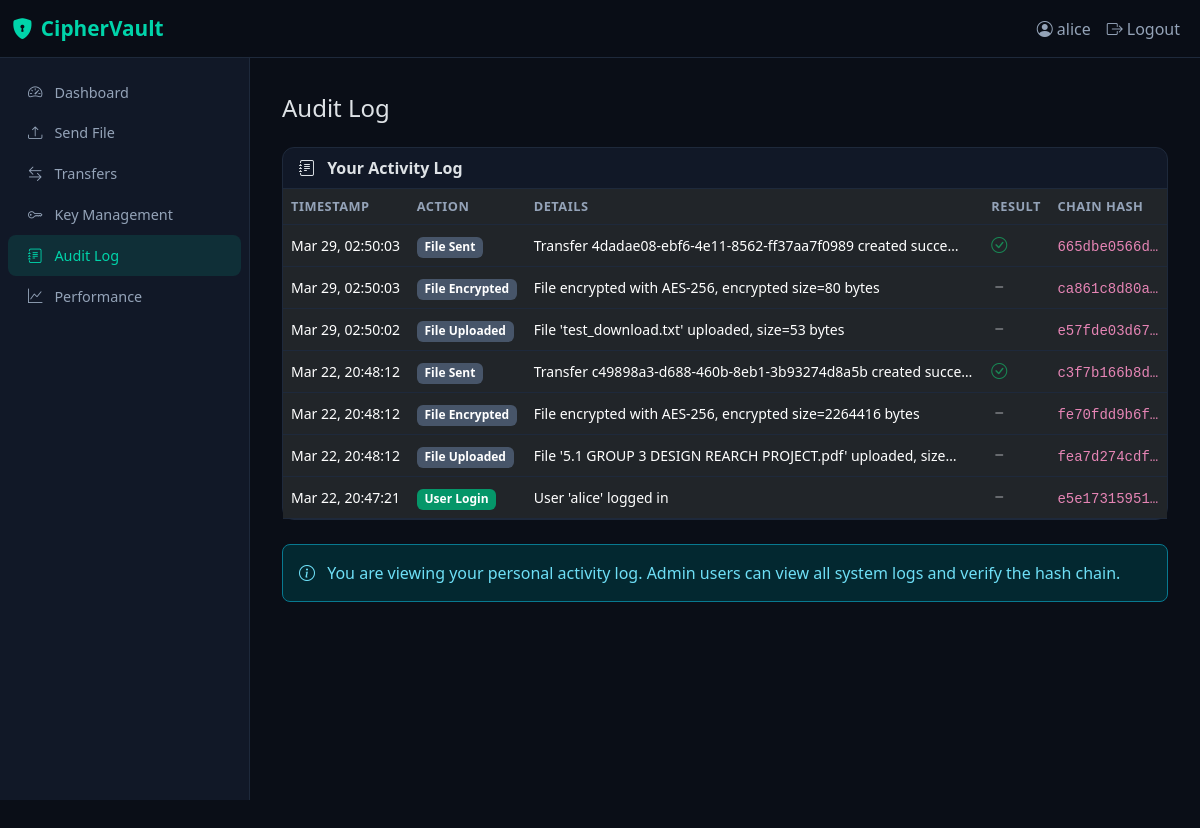
Screenshot of /audit/ (signed in) with the database file from the repository.
### core/models.py (models this page shows, shortened)
class AuditLog(models.Model):
    ACTIONS = [
        ('auth_login', 'User Login'),
        ('auth_logout', 'User Logout'),
        ('auth_fail', 'Authentication Failed'),
        ('file_upload', 'File Uploaded'),
        ('file_encrypt', 'File Encrypted'),
        ('file_send', 'File Sent'),
        ('file_receive', 'File Received'),
        ('file_decrypt', 'File Decrypted'),
        ('hash_verify_pass', 'Hash Verification Passed'),
        ('hash_verify_fail', 'Hash Verification Failed'),
        ('sig_verify_pass', 'Signature Verification Passed'),
        ('sig_verify_fail', 'Signature Verification Failed'),
        ('key_generate', 'Key Generated'),
        ('key_rotate', 'Key Rotated'),
        ('key_revoke', 'Key Revoked'),
        ('transfer_complete', 'Transfer Complete'),
        ('transfer_reject', 'Transfer Rejected'),
        ('integrity_fail', 'Integrity Check Failed'),
        ('attack_detected', 'Potential Attack Detected'),
    ]
    id = models.UUIDField(primary_key=True, default=uuid.uuid4, editable=False)
    timestamp = models.DateTimeField(auto_now_add=True)
    action = models.CharField(max_length=30, choices=ACTIONS)
    actor = models.ForeignKey(User, on_delete=models.SET_NULL, null=True, blank=True, related_name='audit_logs')
    target_user = models.ForeignKey(User, on_delete=models.SET_NULL, null=True, blank=True, related_name='targeted_logs')
    transfer = models.ForeignKey(FileTransfer, on_delete=models.SET_NULL, null=True, blank=True)
    file_hash = models.CharField(max_length=64, blank=True)
    details = models.TextField(blank=True)
    ip_address = models.GenericIPAddressField(null=True, blank=True)
    verification_result = models.BooleanField(null=True, blank=True)
    chain_hash = models.CharField(max_length=64, help_text="Hash chain: SHA256(prev_hash + current_data)")
    previous_hash = models.CharField(max_length=64, blank=True, default='GENESIS')
    class Meta:
        ordering = ['timestamp']
        get_latest_by = 'timestamp'

### core/views.py (the view)
# urls.py: path('audit/', views.audit_log_view, name='audit_log'),
@login_required
def audit_log_view(request):
    if not request.user.is_staff:
        logs = AuditLog.objects.filter(actor=request.user).order_by('-timestamp')[:100]
        chain_status = None
    else:
        logs = AuditLog.objects.order_by('-timestamp')[:200]
        chain_status = LoggingEngine.verify_chain()
    return render(request, 'core/audit_log.html', {
        'logs': logs,
        'chain_status': chain_status,
        'is_admin': request.user.is_staff,
    })

### core/templatetags/vault_tags.py (called while the page is built)
@register.filter
def action_badge(action):
    if 'fail' in action or 'reject' in action or 'attack' in action:
        return 'bg-danger'
    elif 'pass' in action or 'complete' in action or 'login' in action:
        return 'bg-success'
    elif 'generate' in action or 'rotate' in action:
        return 'bg-info'
    else:
        return 'bg-secondary'

### core/templates/core/audit_log.html (shortened to what this page needs)
{% extends "core/base.html" %}
{% load vault_tags %}
{% block nav_audit %}active{% endblock %}
{% block content %}
<div class="d-flex justify-content-between align-items-center mb-4">
    <h4 class="mb-0">Audit Log</h4>
</div>
<div class="card">
    <div class="card-header">
        <i class="bi bi-journal-text me-2"></i>
        {% if is_admin %}All System Logs{% else %}Your Activity Log{% endif %}
    </div>
    <div class="card-body p-0">
        {% if logs %}
        <div class="table-responsive">
            <table class="table table-hover mb-0">
                <thead>
                    <tr>
                        <th>Timestamp</th>
                        <th>Action</th>
                        <th>Details</th>
                        <th>Result</th>
                        <th>Chain Hash</th>
                    </tr>
                </thead>
                <tbody>
                    {% for log in logs %}
                    <tr>
                        <td class="small">{{ log.timestamp|date:"M d, H:i:s" }}</td>
                        <td><span class="badge {{ log.action|action_badge }}">{{ log.get_action_display }}</span></td>
                        <td class="small">{{ log.details|truncatechars:60 }}</td>
                        <td>
                            {% if log.verification_result is True %}
                            <i class="bi bi-check-circle text-success"></i>
                            {% elif log.verification_result is False %}
                            <i class="bi bi-x-circle text-danger"></i>
                            {% else %}
                            <i class="bi bi-dash text-muted"></i>
                            {% endif %}
                        </td>
                        <td><code class="small">{{ log.chain_hash|truncatechars:12 }}</code></td>
                    </tr>
                    {% endfor %}
                </tbody>
            </table>
        </div>
        {% else %}
        <p class="text-muted text-center py-4">No audit entries found.</p>
        {% endif %}
    </div>
</div>
{% if not is_admin %}
<div class="alert alert-info mt-4">
    <i class="bi bi-info-circle me-2"></i>
    You are viewing your personal activity log. Admin users can view all system logs and verify the hash chain.
</div>
{% endif %}
{% endblock %}

### core/templates/core/base.html (shortened to what this page needs)
{% load vault_tags %}
<!DOCTYPE html>
<html lang="en" data-bs-theme="dark">
<head>
    <link href="https://cdn.jsdelivr.net/npm/bootstrap@5.3.2/dist/css/bootstrap.min.css" rel="stylesheet">
    <link href="https://cdn.jsdelivr.net/npm/bootstrap-icons@1.11.2/font/bootstrap-icons.min.css" rel="stylesheet">
</head>
<body>
    <nav class="navbar navbar-expand-lg fixed-top">
        <div class="container-fluid">
            <a class="navbar-brand" href="{% url 'dashboard' %}">
                <i class="bi bi-shield-lock-fill me-2"></i>CipherVault
            </a>
            <div class="collapse navbar-collapse" id="navContent">
                <ul class="navbar-nav ms-auto">
                    {% if user.is_authenticated %}
                    <li class="nav-item">
                        <span class="nav-link">
                            <i class="bi bi-person-circle me-1"></i>{{ user.username }}
                        </span>
                    </li>
                    <li class="nav-item">
                        <a class="nav-link" href="{% url 'logout' %}">
                            <i class="bi bi-box-arrow-right me-1"></i>Logout
                        </a>
                    </li>
                    {% endif %}
                </ul>
            </div>
        </div>
    </nav>
    {% if user.is_authenticated %}
    <div class="sidebar">
        <nav class="nav flex-column">
            <a class="nav-link {% block nav_dashboard %}{% endblock %}" href="{% url 'dashboard' %}">
                <i class="bi bi-speedometer2"></i> Dashboard
            </a>
            <a class="nav-link {% block nav_send %}{% endblock %}" href="{% url 'send_file' %}">
                <i class="bi bi-upload"></i> Send File
            </a>
            <a class="nav-link {% block nav_transfers %}{% endblock %}" href="{% url 'transfer_list' %}">
                <i class="bi bi-arrow-left-right"></i> Transfers
            </a>
            <a class="nav-link {% block nav_keys %}{% endblock %}" href="{% url 'key_management' %}">
                <i class="bi bi-key"></i> Key Management
            </a>
            <a class="nav-link {% block nav_audit %}{% endblock %}" href="{% url 'audit_log' %}">
                <i class="bi bi-journal-text"></i> Audit Log
            </a>
            <a class="nav-link {% block nav_performance %}{% endblock %}" href="{% url 'performance' %}">
                <i class="bi bi-graph-up"></i> Performance
            </a>
        </nav>
    </div>
    {% endif %}
    <div class="{% if user.is_authenticated %}main-content{% else %}container{% endif %}" style="margin-top: 70px;">
        {% block content %}{% endblock %}
    </div>
</body>
</html>

### core/templates/core/base.html (style rules this page uses)
:root { --cv-primary: #00d4aa; --cv-dark: #0a0e17; --cv-card: #111827; --cv-border: #1e293b; }
body { background: var(--cv-dark); font-family: 'Segoe UI', system-ui, -apple-system, sans-serif; min-height: 100vh; }
.navbar { background: rgba(10, 14, 23, 0.95) !important; backdrop-filter: blur(10px); border-bottom: 1px solid var(--cv-border); }
.navbar-brand { color: var(--cv-primary) !important; font-weight: 700; font-size: 1.3rem; }
.nav-link { color: #94a3b8 !important; transition: color 0.2s; }
.nav-link:hover, .nav-link.active { color: var(--cv-primary) !important; }
.card { background: var(--cv-card); border: 1px solid var(--cv-border); border-radius: 12px; }
.card-header { background: transparent; border-bottom: 1px solid var(--cv-border); font-weight: 600; }
.badge.bg-success { background: #059669 !important; }
.badge.bg-secondary { background: #475569 !important; }
.table { color: #e2e8f0; }
.table th { border-color: var(--cv-border); color: #94a3b8; font-weight: 600; font-size: 0.8rem; text-transform: uppercase; letter-spacing: 0.5px; }
.table td { border-color: var(--cv-border); vertical-align: middle; }
.alert { border-radius: 8px; }
.sidebar { position: fixed; top: 56px; left: 0; width: 250px; height: calc(100vh - 56px); background: var(--cv-card); border-right: 1px solid var(--cv-border); padding-top: 1rem; z-index: 100; }
.sidebar .nav-link { padding: 0.6rem 1.25rem; font-size: 0.9rem; display: flex; align-items: center; gap: 0.75rem; border-radius: 0; margin: 0 0.5rem; border-radius: 8px; }
.sidebar .nav-link.active { background: rgba(0, 212, 170, 0.12); }
.main-content { margin-left: 250px; padding: 2rem; padding-top: 1.5rem; }

### rows the page displays
AuditLog: timestamp "Mar 29, 02:50:03", action "File Sent", details "Transfer 4dadae08-ebf6-4e11-8562-ff37aa7f0989 created succe…", verification_result True (drawn), chain_hash "665dbe0566d…"
AuditLog: timestamp "Mar 29, 02:50:03", action "File Encrypted", details "File encrypted with AES-256, encrypted size=80 bytes", chain_hash "ca861c8d80a…"
AuditLog: timestamp "Mar 29, 02:50:02", action "File Uploaded", details "File 'test_download.txt' uploaded, size=53 bytes", chain_hash "e57fde03d67…"
AuditLog: timestamp "Mar 22, 20:48:12", action "File Sent", details "Transfer c49898a3-d688-460b-8eb1-3b93274d8a5b created succe…", verification_result True (drawn), chain_hash "c3f7b166b8d…"
AuditLog: timestamp "Mar 22, 20:48:12", action "File Encrypted", details "File encrypted with AES-256, encrypted size=2264416 bytes", chain_hash "fe70fdd9b6f…"
AuditLog: timestamp "Mar 22, 20:48:12", action "File Uploaded", details "File '5.1 GROUP 3 DESIGN REARCH PROJECT.pdf' uploaded, size…", chain_hash "fea7d274cdf…"
AuditLog: timestamp "Mar 22, 20:47:21", action "User Login", details "User 'alice' logged in", chain_hash "e5e17315951…"

### other values shown
{{ user.username }} "alice"
